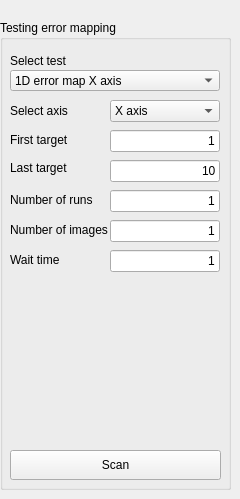
    <widget class="QWidget" name="tab_2">
     <attribute name="title">
      <string>Testing</string>
     </attribute>
     <widget class="QGroupBox" name="groupBox_12">
      <property name="geometry">
       <rect>
        <x>0</x>
        <y>20</y>
        <width>231</width>
        <height>470</height>
       </rect>
      </property>
      <property name="title">
       <string>Testing error mapping</string>
      </property>
      <widget class="QComboBox" name="select_test_axis_combo_box">
       <property name="geometry">
        <rect>
         <x>110</x>
         <y>80</y>
         <width>110</width>
         <height>22</height>
        </rect>
       </property>
       <item>
        <property name="text">
         <string>X axis</string>
        </property>
       </item>
       <item>
        <property name="text">
         <string>Y axis</string>
        </property>
       </item>
      </widget>
      <widget class="QLabel" name="label_25">
       <property name="geometry">
        <rect>
         <x>10</x>
         <y>80</y>
         <width>81</width>
         <height>21</height>
        </rect>
       </property>
       <property name="text">
        <string>Select axis</string>
       </property>
      </widget>
      <widget class="QComboBox" name="select_test_combo_box">
       <property name="geometry">
        <rect>
         <x>10</x>
         <y>50</y>
         <width>210</width>
         <height>21</height>
        </rect>
       </property>
       <item>
        <property name="text">
         <string>1D error map X axis</string>
        </property>
       </item>
       <item>
        <property name="text">
         <string>1D error map Y axis</string>
        </property>
       </item>
       <item>
        <property name="text">
         <string>2D error map</string>
        </property>
       </item>
       <item>
        <property name="text">
         <string>1D expantion X axis</string>
        </property>
       </item>
       <item>
        <property name="text">
         <string>1D expantion Y axis</string>
        </property>
       </item>
       <item>
        <property name="text">
         <string>2D expantion</string>
        </property>
       </item>
       <item>
        <property name="text">
         <string>Expantion in position static</string>
        </property>
       </item>
       <item>
        <property name="text">
         <string>Expantion in position dynamic</string>
        </property>
       </item>
       <item>
        <property name="text">
         <string>Auto focus X axis</string>
        </property>
       </item>
       <item>
        <property name="text">
         <string>Motion Distance Calculation #54</string>
        </property>
       </item>
      </widget>
      <widget class="QLabel" name="label_21">
       <property name="geometry">
        <rect>
         <x>10</x>
         <y>30</y>
         <width>61</width>
         <height>21</height>
        </rect>
       </property>
       <property name="text">
        <string>Select test</string>
       </property>
      </widget>
      <widget class="QPushButton" name="scan_button">
       <property name="geometry">
        <rect>
         <x>10</x>
         <y>430</y>
         <width>211</width>
         <height>30</height>
        </rect>
       </property>
       <property name="text">
        <string>Scan</string>
       </property>
      </widget>
      <widget class="QLabel" name="label_30">
       <property name="geometry">
        <rect>
         <x>10</x>
         <y>200</y>
         <width>100</width>
         <height>20</height>
        </rect>
       </property>
       <property name="text">
        <string>Number of images</string>
       </property>
      </widget>
      <widget class="QLabel" name="label_26">
       <property name="geometry">
        <rect>
         <x>10</x>
         <y>110</y>
         <width>80</width>
         <height>20</height>
        </rect>
       </property>
       <property name="text">
        <string>First target</string>
       </property>
      </widget>
      <widget class="QLabel" name="label_29">
       <property name="geometry">
        <rect>
         <x>10</x>
         <y>170</y>
         <width>91</width>
         <height>20</height>
        </rect>
       </property>
       <property name="text">
        <string>Number of runs</string>
       </property>
      </widget>
      <widget class="QLineEdit" name="wait_time_line_edit">
       <property name="geometry">
        <rect>
         <x>110</x>
         <y>230</y>
         <width>110</width>
         <height>22</height>
        </rect>
       </property>
       <property name="text">
        <string>1</string>
       </property>
       <property name="alignment">
        <set>Qt::AlignmentFlag::AlignRight|Qt::AlignmentFlag::AlignTrailing|Qt::AlignmentFlag::AlignVCenter</set>
       </property>
      </widget>
      <widget class="QLineEdit" name="last_target_line_edit">
       <property name="geometry">
        <rect>
         <x>110</x>
         <y>140</y>
         <width>110</width>
         <height>22</height>
        </rect>
       </property>
       <property name="text">
        <string>10</string>
       </property>
       <property name="alignment">
        <set>Qt::AlignmentFlag::AlignRight|Qt::AlignmentFlag::AlignTrailing|Qt::AlignmentFlag::AlignVCenter</set>
       </property>
      </widget>
      <widget class="QLineEdit" name="number_of_runs_line_edit">
       <property name="geometry">
        <rect>
         <x>110</x>
         <y>170</y>
         <width>110</width>
         <height>22</height>
        </rect>
       </property>
       <property name="text">
        <string>1</string>
       </property>
       <property name="alignment">
        <set>Qt::AlignmentFlag::AlignRight|Qt::AlignmentFlag::AlignTrailing|Qt::AlignmentFlag::AlignVCenter</set>
       </property>
      </widget>
      <widget class="QLineEdit" name="number_of_inspection_images_line_edit">
       <property name="geometry">
        <rect>
         <x>110</x>
         <y>200</y>
         <width>110</width>
         <height>22</height>
        </rect>
       </property>
       <property name="text">
        <string>1</string>
       </property>
       <property name="alignment">
        <set>Qt::AlignmentFlag::AlignRight|Qt::AlignmentFlag::AlignTrailing|Qt::AlignmentFlag::AlignVCenter</set>
       </property>
      </widget>
      <widget class="QLabel" name="label_27">
       <property name="geometry">
        <rect>
         <x>10</x>
         <y>140</y>
         <width>90</width>
         <height>16</height>
        </rect>
       </property>
       <property name="text">
        <string>Last target</string>
       </property>
      </widget>
      <widget class="QLabel" name="label_33">
       <property name="geometry">
        <rect>
         <x>10</x>
         <y>230</y>
         <width>100</width>
         <height>20</height>
        </rect>
       </property>
       <property name="text">
        <string>Wait time</string>
       </property>
      </widget>
      <widget class="QLineEdit" name="first_target_line_edit">
       <property name="geometry">
        <rect>
         <x>110</x>
         <y>110</y>
         <width>110</width>
         <height>22</height>
        </rect>
       </property>
       <property name="inputMask">
        <string/>
       </property>
       <property name="text">
        <string>1</string>
       </property>
       <property name="alignment">
        <set>Qt::AlignmentFlag::AlignRight|Qt::AlignmentFlag::AlignTrailing|Qt::AlignmentFlag::AlignVCenter</set>
       </property>
      </widget>
     </widget>
    </widget>
